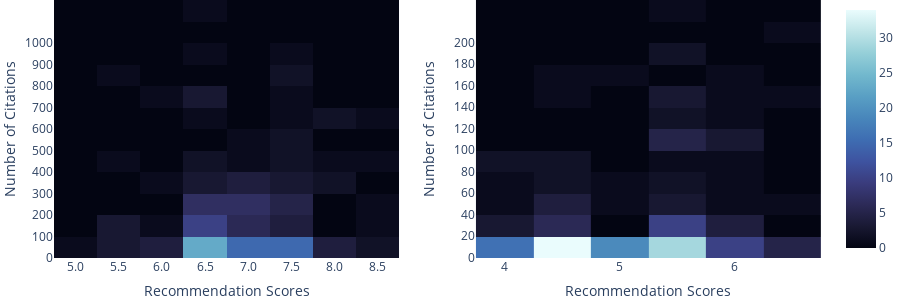

Write notebook code for a chart like this one.
### Markdown cell above
# Score vs Citation

### Code cell
fig = make_subplots(rows=1, cols=2,subplot_titles=("IQR Accepted", "IQR Rejected"))

trace1 =go.Histogram2d( 
    x=accepted_norm.scores,
    y=accepted_norm.citation,
    coloraxis = "coloraxis",
    colorscale='YlGnBu',
    nbinsx =8,
    nbinsy=15,
    )

trace2 = go.Histogram2d(
    x=rejected_norm.scores,
    y=rejected_norm.citation,
    coloraxis = "coloraxis",
    nbinsx =6,
    nbinsy=15)

tick_values = [i*100 for i in range(11)]
tick_text = [str(i) for i in tick_values]

tick_values2 = [i*20 for i in range(11)]
tick_text2 = [str(i) for i in tick_values2]

x_values = [i*0.5 for i in range(9,18)]
x_tick_text  = [str(i) for i in x_values]

fig.add_trace(trace1, row=1, col=1)
fig.add_trace(trace2, row=1, col=2)



fig.update_xaxes(title_text="Recommendation Scores", row=1, col=1)

fig.update_xaxes(title_text="Recommendation Scores", row=1, col=2)

fig.update_yaxes(title_text="Number of Citations", row=1, col=1)
fig.update_yaxes(title_text="Number of Citations", row=1, col=2)


fig.update_layout(coloraxis=dict(colorscale='ice'), showlegend=False)
fig['layout'].update(margin={'l': 0, 'r': 0, 't': 0, 'b': 0})
fig.update_yaxes(tickvals=tick_values, ticktext=tick_text, row=1, col=1)
fig.update_xaxes(tickvals=x_values, ticktext=x_tick_text, row=1, col=1)
fig.update_yaxes(tickvals=tick_values2, ticktext=tick_text2, row=1, col=2)
fig['layout'].update(height=300, width=900)
fig.show()
pio.write_image(fig, 'figures/histogram.pdf', format='pdf', width=1200, height=400)

### Figure 1 — Plotly figure (JSON) as saved in the notebook; plotly's stock layout.template omitted (floating-point values rounded to 4 significant figures; data arrays with more than 128 entries replaced by an {"elided": "..."} marker saying what was removed)
{"data": [{"coloraxis": "coloraxis", "colorscale": [[0, "rgb(255,255,217)"], [0.125, "rgb(237,248,177)"], [0.25, "rgb(199,233,180)"], [0.375, "rgb(127,205,187)"], [0.5, "rgb(65,182,196)"], [0.625, "rgb(29,145,192)"], [0.75, "rgb(34,94,168)"], [0.875, "rgb(37,52,148)"], [1, "rgb(8,29,88)"]], "nbinsx": 8, "nbinsy": 15, "type": "histogram2d", "x": {"elided": "152 float values"}, "xaxis": "x", "y": {"elided": "152 int values"}, "yaxis": "y"}, {"coloraxis": "coloraxis", "nbinsx": 6, "nbinsy": 15, "type": "histogram2d", "x": {"elided": "184 float values"}, "xaxis": "x2", "y": {"elided": "184 int values"}, "yaxis": "y2"}], "layout": {"annotations": [{"font": {"size": 16}, "showarrow": false, "text": "IQR Accepted", "x": 0.225, "xanchor": "center", "xref": "paper", "y": 1, "yanchor": "bottom", "yref": "paper"}, {"font": {"size": 16}, "showarrow": false, "text": "IQR Rejected", "x": 0.775, "xanchor": "center", "xref": "paper", "y": 1, "yanchor": "bottom", "yref": "paper"}], "coloraxis": {"colorscale": [[0, "rgb(3, 5, 18)"], [0.09091, "rgb(25, 25, 51)"], [0.1818, "rgb(44, 42, 87)"], [0.2727, "rgb(58, 60, 125)"], [0.3636, "rgb(62, 83, 160)"], [0.4545, "rgb(62, 109, 178)"], [0.5455, "rgb(72, 134, 187)"], [0.6364, "rgb(89, 159, 196)"], [0.7273, "rgb(114, 184, 205)"], [0.8182, "rgb(149, 207, 216)"], [0.9091, "rgb(192, 229, 232)"], [1, "rgb(234, 252, 253)"]]}, "height": 300, "margin": {"b": 0, "l": 0, "r": 0, "t": 0}, "showlegend": false, "width": 900, "xaxis": {"anchor": "y", "domain": [0, 0.45], "ticktext": ["4.5", "5.0", "5.5", "6.0", "6.5", "7.0", "7.5", "8.0", "8.5"], "tickvals": [4.5, 5, 5.5, 6, 6.5, 7, 7.5, 8, 8.5], "title": {"text": "Recommendation Scores"}}, "xaxis2": {"anchor": "y2", "domain": [0.55, 1], "title": {"text": "Recommendation Scores"}}, "yaxis": {"anchor": "x", "domain": [0, 1], "ticktext": ["0", "100", "200", "300", "400", "500", "600", "700", "800", "900", "1000"], "tickvals": [0, 100, 200, 300, 400, 500, 600, 700, 800, 900, 1000], "title": {"text": "Number of Citations"}}, "yaxis2": {"anchor": "x2", "domain": [0, 1], "ticktext": ["0", "20", "40", "60", "80", "100", "120", "140", "160", "180", "200"], "tickvals": [0, 20, 40, 60, 80, 100, 120, 140, 160, 180, 200], "title": {"text": "Number of Citations"}}}}
